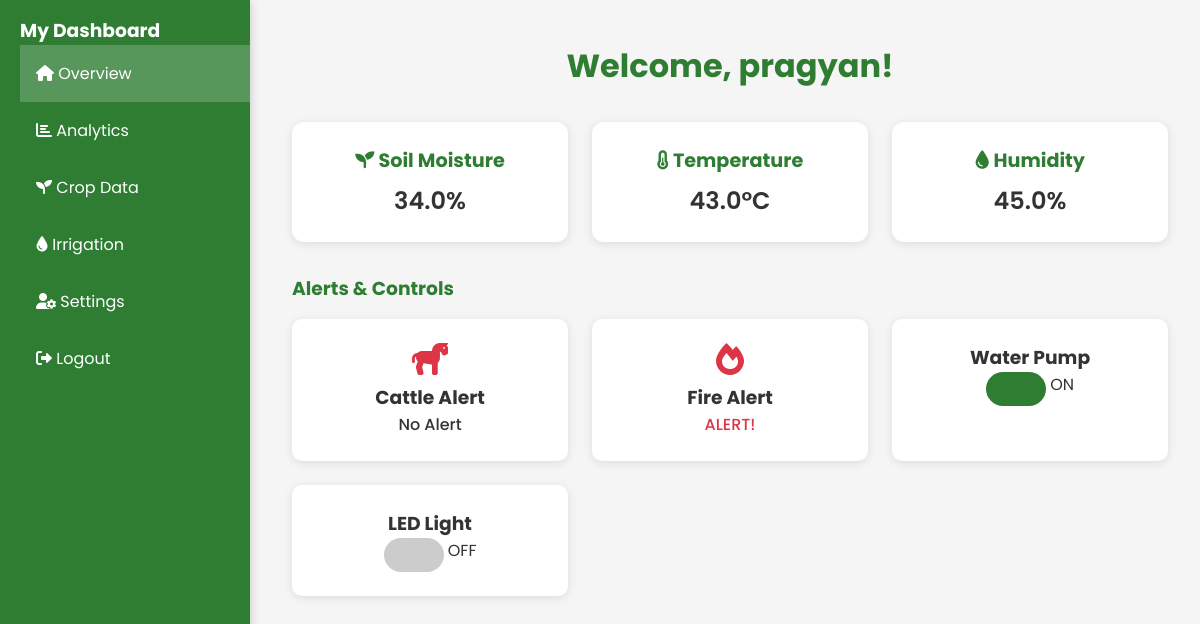
Page /dashboard/ (signed in) on the earlier database version.
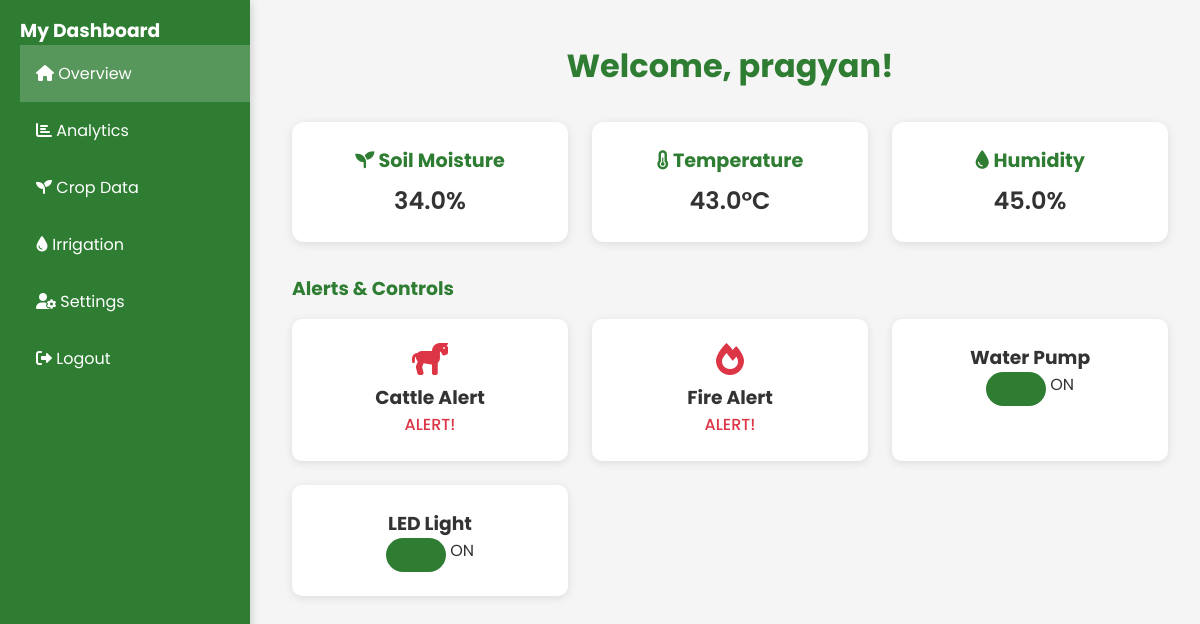
Same page on the later database version.
### api/models.py (models this page shows, shortened)
class SensorData(models.Model):
    moisture = models.FloatField()
    temperature = models.FloatField()
    humidity = models.FloatField()
    fire_alert = models.BooleanField(default=False)
    cattle_alert = models.BooleanField(default=False)
    pump_status = models.BooleanField(default=False)
    led_status = models.BooleanField(default=False)

### api/views.py (the view)
# urls.py: path('dashboard/', views.dashboard, name='dashboard'),
def dashboard(request):
    if request.user.is_authenticated:
        data = SensorData.objects.last()
    else:
        messages.error(request, 'please signin first!!!')
        return redirect(request,'signin')
    return render(request, 'dashboard.html', {'sensor_data': data})

### templates/dashboard.html (shortened to what this page needs)
{% extends "base.html" %}
{% load static %}
{% block content %}
<div class="dashboard-container">
    <aside class="sidebar" id="sidebar">
        <h3>My Dashboard</h3>
        <a href="#" class="active"><i class="fas fa-home"></i> Overview</a>
        <a href="#"><i class="fas fa-chart-bar"></i> Analytics</a>
        <a href="#"><i class="fas fa-seedling"></i> Crop Data</a>
        <a href="#"><i class="fas fa-tint"></i> Irrigation</a>
        <a href="#"><i class="fas fa-user-cog"></i> Settings</a>
        <a href="{% url 'logout_view' %}"><i class="fas fa-sign-out-alt"></i> Logout</a>
    </aside>
    <main class="main-content">
        <div class="dashboard-header">
            <h2>Welcome, {{ user.username }}!</h2>
        </div>
        <div class="cards-row">
            <div class="card">
                <h3><i class="fas fa-seedling"></i> Soil Moisture</h3>
                <p>{{ sensor_data.moisture }}%</p>
            </div>
            <div class="card">
                <h3><i class="fas fa-thermometer-half"></i> Temperature</h3>
                <p>{{ sensor_data.temperature }}°C</p>
            </div>
            <div class="card">
                <h3><i class="fas fa-tint"></i> Humidity</h3>
                <p>{{ sensor_data.humidity }}%</p>
            </div>
        </div>
        <h3 style="color:#2E7D32; margin-bottom:1rem;">Alerts & Controls</h3>
        <div class="alerts-controls">
            <div class="alert-card" id="cattleAlertCard">
                <i class="fas fa-horse alert-icon"></i>
                <h3>Cattle Alert</h3>
                <div class="alert-status" id="cattleAlertStatus"
                     style="color: {% if sensor_data.cattle_alert %} #dc3545 {% else %} #333 {% endif %}">
                    {% if sensor_data.cattle_alert %} ALERT! {% else %} No Alert {% endif %}
                </div>
            </div>
            <div class="alert-card" id="fireAlertCard">
                <i class="fas fa-fire alert-icon"></i>
                <h3>Fire Alert</h3>
                <div class="alert-status" id="fireAlertStatus"
                     style="color: {% if sensor_data.fire_alert %} #dc3545 {% else %} #333 {% endif %}">
                    {% if sensor_data.fire_alert %} ALERT! {% else %} No Alert {% endif %}
                </div>
            </div>
            <div class="control-card" id="waterPumpCard">
                <h3>Water Pump</h3>
                <div class="toggle-switch">
                    <label class="switch">
                        <span class="slider"></span>
                    </label>
                    <span class="toggle-switch-label" id="waterPumpLabel">
                        {% if sensor_data.pump_status %} ON {% else %} OFF {% endif %}
                    </span>
                </div>
            </div>
            <div class="control-card" id="ledCard">
                <h3>LED Light</h3>
                <div class="toggle-switch">
                    <label class="switch">
                        <span class="slider"></span>
                    </label>
                    <span class="toggle-switch-label" id="ledLabel">
                        {% if sensor_data.led_status %} ON {% else %} OFF {% endif %}
                    </span>
                </div>
            </div>
        </div>
    </main>
</div>
{% endblock %}

### templates/base.html (shortened to what this page needs)
<!DOCTYPE html>
<html lang="en">
<head>
    {% load static %}
    <link rel="stylesheet" href="{% static 'base.css' %}" />
  <link
    rel="stylesheet"
    href="https://cdnjs.cloudflare.com/ajax/libs/font-awesome/6.0.0/css/all.min.css"
  />
</head>
<body>
    {% block content %}
    {% endblock %}
</body>
</html>

### static/base.css (style rules this page uses)
* { margin: 0; padding: 0; box-sizing: border-box; font-family: 'Poppins', sans-serif; }
body { background: #f5f5f5; color: #333; padding-top: 10px; }
.sidebar { width: 250px; background: #2E7D32; color: #fff; padding-top: 1rem; position: fixed; height: 100%; left: 0; top: 0; box-shadow: 0 2px 10px rgba(0, 0, 0, 0.2); padding-left: 20px; overflow-y: auto; }
.sidebar a { display: block; color: #fff; padding: 1rem; text-decoration: none; transition: background 0.3s; }
.sidebar .active { background: rgba(255,255,255,0.2); }
.main-content { flex: 1; margin-left: 260px; padding: 2rem; }
.dashboard-header { text-align: center; margin-bottom: 2rem; }
.dashboard-header h2 { font-size: 2rem; font-weight: 700; color: #2E7D32; }
.cards-row { display: grid; grid-template-columns: repeat(auto-fit, minmax(250px, 1fr)); gap: 1.5rem; margin-bottom: 2rem; }
.card { background: white; border-radius: 12px; padding: 1.5rem; box-shadow: 0 2px 10px rgba(0, 0, 0, 0.1); text-align: center; transition: transform 0.3s ease-in-out; }
.card h3 { color: #2E7D32; font-size: 1.2rem; margin-bottom: 0.5rem; }
.card p { font-size: 1.5rem; font-weight: 600; color: #333; }
.alerts-controls { display: grid; grid-template-columns: repeat(auto-fit, minmax(220px, 1fr)); gap: 1.5rem; }
.alert-card, .control-card { background: #fff; border-radius: 10px; padding: 1.5rem; box-shadow: 0 2px 10px rgba(0,0,0,0.1); text-align: center; }
.alert-icon { font-size: 2rem; margin-bottom: 0.5rem; color: #dc3545; }
.alert-status { font-weight: 500; color: #333; }
.switch { position: relative; display: inline-block; width: 60px; height: 34px; }
.slider { position: absolute; cursor: pointer; top: 0; left: 0; right: 0; bottom: 0; background-color: #ccc; transition: 0.4s; border-radius: 34px; }
input:checked + .slider { background-color: #2E7D32; }
input:checked + .slider:before { transform: translateX(26px); }

Differences in the rows shown:
changed SensorData: cattle_alert False → True (drawn)
Other differences:
text no longer shown: "No Alert OFF"
text now shown: "ALERT! ON"
